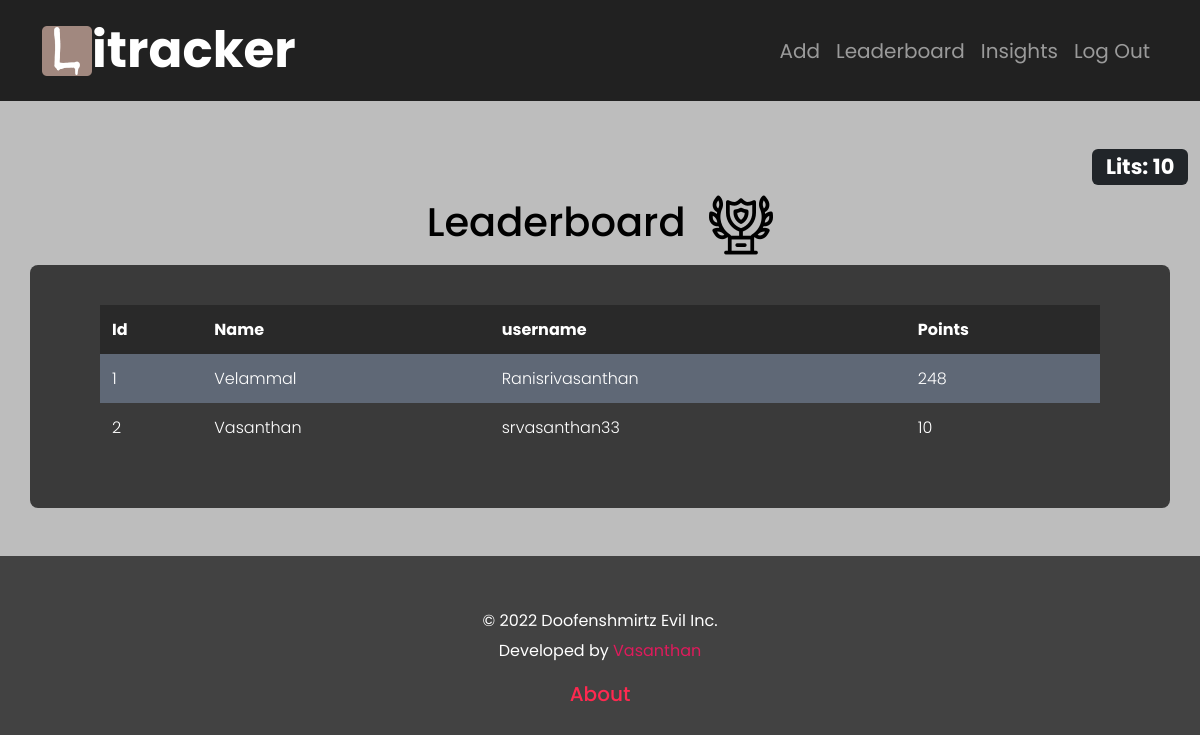
/leaderboard (signed in), run on an earlier commit of the app's database.
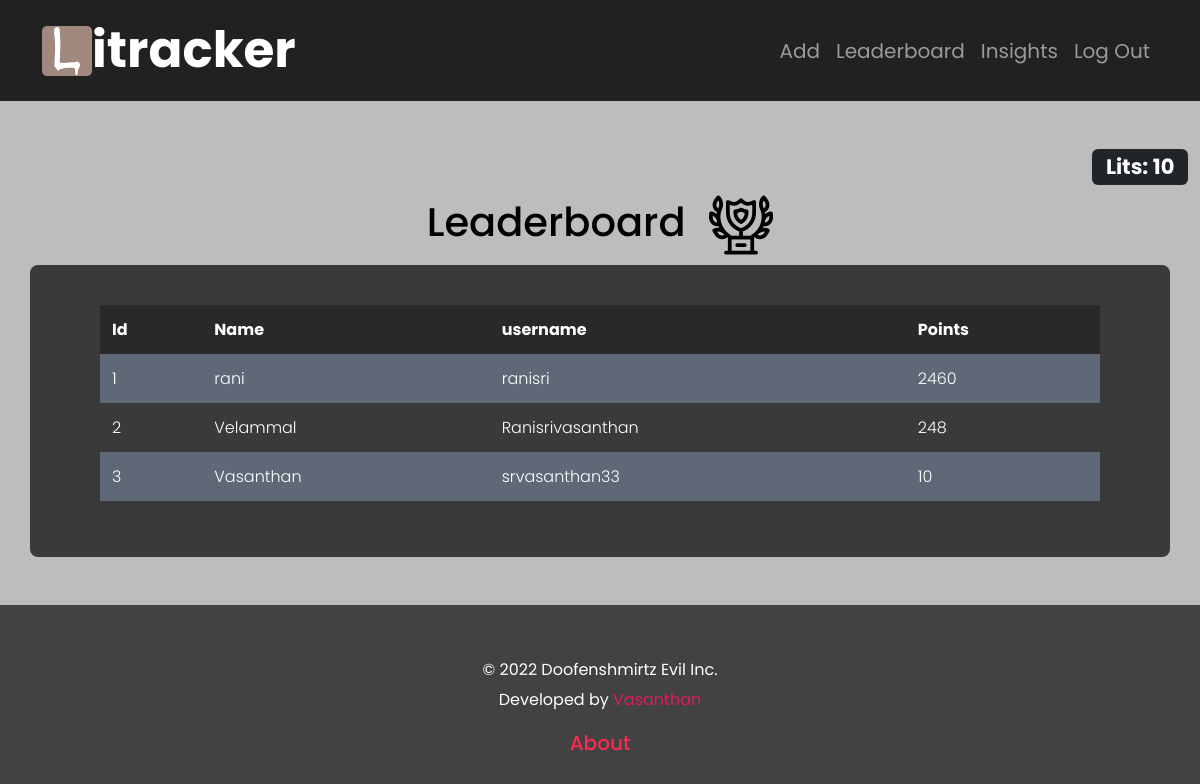
And on a later commit of the database.
### tables this page shows
CREATE TABLE registrants (id INTEGER PRIMARY KEY AUTOINCREMENT NOT NULL, name TEXT NOT NULL, username TEXT NOT NULL, pass_hash TEXT NOT NULL, points INTEGER NOT NULL DEFAULT 50);

### app.py (the view)
@app.route("/leaderboard", methods=["GET", "POST"])
@login_required
def leaderboard():
    if request.method == 'GET':
        u_id = session["user_id"]
        rows = db.execute("SELECT * from registrants where id = ?",u_id)
        name = rows[0]["name"]
        username = rows[0]["username"]
        points = rows[0]["points"]
        ROWS = db.execute("SELECT name, username, points FROM  registrants ORDER BY points desc")
        LOGS = []
        for i in range(len(ROWS)):
            D = {}
            D["id"] = i + 1
            D["name"] = ROWS[i]["name"]
            D["username"] = ROWS[i]["username"]
            D["points"] = ROWS[i]["points"]
            LOGS.append(D)
        return render_template("leaderboard.html",LOGS = LOGS,points = points)
    return apology("leaderboard")

### app.py (called while the page is built)
@app.after_request
def after_request(response):
    response.headers["Cache-Control"] = "no-cache, no-store, must-revalidate"
    response.headers["Expires"] = 0
    response.headers["Pragma"] = "no-cache"
    return response

### helpers.py (called while the page is built)
def login_required(f):
    @wraps(f)
    def decorated_function(*args, **kwargs):
        if session.get("user_id") is None:
            return redirect("/login")
        return f(*args, **kwargs)
    return decorated_function

### templates/leaderboard.html (shortened to what this page needs)
{% extends "layout.html" %}
{% block main %}
    <div class="container">
        <h1>Leaderboard &emsp13;<img src="static/trophy.png"></h1>
            <div class="row" id ="leaders">
            <table>
                <thead>
                    <tr>
                        <th>Id</th>
                        <th>Name</th>
                        <th>username</th>
                        <th>Points</th>
                    </tr>
                </thead>
                <tbody>
                    {% for ROW in LOGS %}
                    <tr>
                        <td>{{ROW["id"]}}</td>
                        <td>{{ROW["name"]}}</td>
                        <td>{{ROW["username"]}}</td>
                        <td>{{ROW["points"]}}</td>
                        </tr>
                    {% endfor %}
                </tbody>
        </table>
        </div>
    </div>
{% endblock %}

### templates/layout.html (shortened to what this page needs)
<html lang="en">
<head>
    <link href="https://cdn.jsdelivr.net/npm/bootstrap@5.3.0-alpha1/dist/css/bootstrap.min.css" rel="stylesheet">
    <link href="/static/styles.css" rel="stylesheet">
</head>
<body>
    <nav class="navbar navbar-expand navbar-dark" id ="header" >
        <div class="container">
            <a class="navbar-brand" id ="nav_logo" href="/">
                <div class="logo">
                    <img src="/static/logo.png" alt="logo" width="50px" class="d-inline-block align-text-top">
                    itracker
                </div>
            </a>
            <div class="navbar_sides">
            {% if session["user_id"] %}
            <ul class="navbar-nav">
                <li class="nav-item"><a class="nav-link" aria-current="page" href="/add">Add</a></li>
                <li class="nav-item"><a class="nav-link" aria-current="page" href="/leaderboard">Leaderboard</a></li>
                <li class="nav-item"><a class="nav-link" aria-current="page" href="/logs">Insights</a></li>
                <li class="nav-item"><a class="nav-link" href="/logout">Log Out</a></li>
            </ul>
            {% else %}
            <ul class="navbar-nav ms-auto mt-2">
                <li class="nav-item"><a class="nav-link" href="/register">Register</a></li>
                <li class="nav-item"><a class="nav-link" href="/login">Log In</a></li>
            </ul>
            {% endif %}
            </div>
        </div>
    </nav>
    <main class="container-fluid py-5 text-center">
        {% if session["user_id"]%}
        <h3 class="text-end"> <span class="badge bg-dark">Lits: {{points}}</span></h3>
        {% endif %}
        {% block main %}{% endblock %}
    </main>
    <div class="text-center" id ="footer">
        <p> &copy; 2022 Doofenshmirtz Evil Inc.<br> Developed by <a href = "https://www.instagram.com/sr_vasan1han/">Vasanthan</a></p>
        <a href="/about"><h5 style = "color:rgb(255, 41, 80)">About</h5></a>
    </div>
</body>
</html>

### static/styles.css (style rules this page uses)
body { color:rgb(0, 0, 0); font-family: 'Poppins', sans-serif; background-color: #424242; font-size: 22px; }
main { background-color: #BDBDBD; }
#header { background-color:#212121; }
nav #nav_logo { font-size: 50px; font-weight: 700; }
.logo { display: flex; align-items: center; }
.navbar-nav { align-items: center; }
li .nav-link { font-size: 20px; }
table { background-color: transparent; margin-bottom: 1rem; width: 100%; font-weight: 300; color: #ffffff; }
table th { background-color:rgba(0, 0, 0, 0.3) ; }
table th, table td { padding: 0.75rem; vertical-align: middle; }
tbody tr:nth-of-type(odd) { background-color: rgb(179, 208, 255, 0.3); border-radius:6px; }
#leaders { padding: 40px 70px; background-color: #3a3a3a; border-radius: 8px; }
#footer { color: #ffffff; background-color: #424242; align-items: center; font-size: medium; line-height: 30px; }
#footer p { padding: 50px 30% 0px 30%; }
#footer a { text-decoration: none; color: #df1b5c; }

What changed in the data, as far as the page shows it:
added registrants: id "1", name "rani", username "ranisri", points "2460"
computed for registrants "Velammal": id "1" → "2"
computed for registrants "Vasanthan": id "2" → "3"
